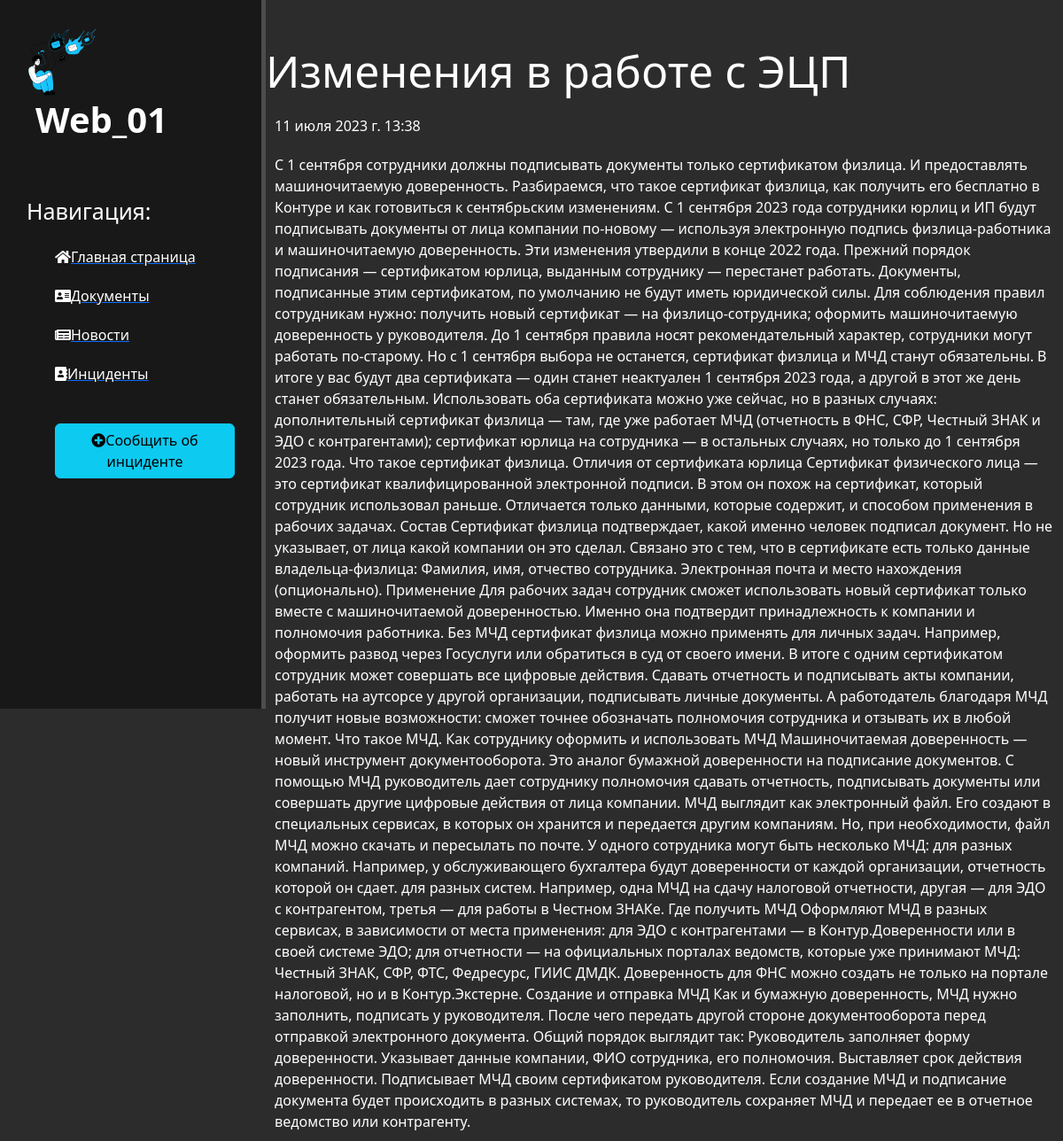
The page /news/2 on the database its author committed.
### news/models.py (models this page shows, shortened)
class Articles(models.Model):
        title = models.CharField('Название', max_length=200)
        anons = models.CharField('Анонс', max_length=250)
        full_text = models.TextField('Новость')
        date = models.DateTimeField('Дата публикации')
        class Meta:
                verbose_name = 'Новость'
                verbose_name_plural = 'Новости'

### news/views.py (the view)
# urls.py: path('/<int:pk>', views.NewsDetailView.as_view(), name='news-detail')
class NewsDetailView(DetailView):
    model = Articles
    template_name = 'news/details_view.html'
    context_object_name = 'article'

### news/templates/news/details_view.html (shortened to what this page needs)
{% extends 'main/layout.html' %}
{% block content %}
 <div class="features_detail">
     <h1>{{ article.title }}</h1>
     <p>{{ article.date }}</p>
     <p>{{ article.full_text }}</p>
 </div>
{% endblock %}

### main/static/main/css/main.css (style rules this page uses)
body { background: #2c2c2c; }
main .features_detail { float: left; color: #fff; margin-top: 50px; text-align: left; width: 75%; }
main .features_detail h1 { font-size: 50px; }
main .features_detail p { margin: 20px 10px 10px 10px }

### rows shown on the page
Articles: title "Изменения в работе с ЭЦП", date "11 июля 2023 г. 13:38", full_text "С 1 сентября сотрудники должны подписывать документы только сертификатом физлица. И предоставлять машиночитаемую доверенность. Разбираемся, что такое сертификат физлица, как получить его бесплатно в Контуре и как готовиться к сентябрьским изменениям. С 1 сентября 2023 года сотрудники юрлиц и ИП будут подписывать документы от лица компании по-новому — используя электронную подпись физлица-работника и машиночитаемую доверенность. Эти изменения утвердили в конце 2022 года. Прежний порядок подписания — сертификатом юрлица, выданным сотруднику — перестанет работать. Документы, подписанные этим сертификатом, по умолчанию не будут иметь юридической силы. Для соблюдения правил сотрудникам нужно:…"
